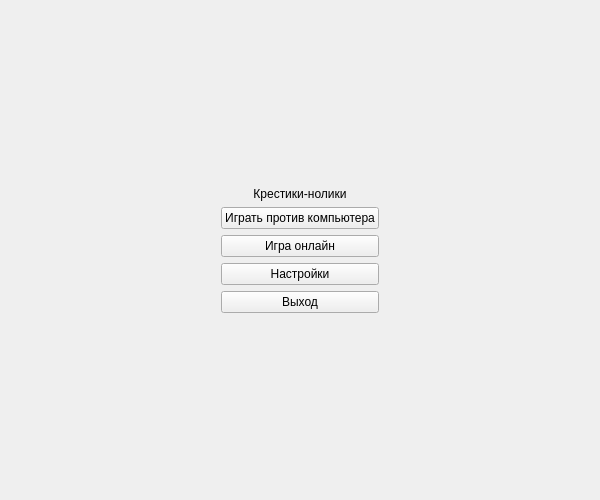
<?xml version="1.0" encoding="UTF-8"?>
<ui version="4.0">
 <class>MainMenu</class>
 <widget class="QWidget" name="MainMenu">
  <property name="geometry">
   <rect>
    <x>0</x>
    <y>0</y>
    <width>600</width>
    <height>500</height>
   </rect>
  </property>
  <layout class="QVBoxLayout" name="verticalLayout_page1">
   <item>
    <spacer name="verticalSpacer_top">
     <property name="orientation">
      <enum>Qt::Orientation::Vertical</enum>
     </property>
     <property name="sizeHint" stdset="0">
      <size>
       <width>20</width>
       <height>40</height>
      </size>
     </property>
    </spacer>
   </item>
   <item>
    <layout class="QHBoxLayout" name="horizontalLayout_menu">
     <item>
      <spacer name="horizontalSpacer_left">
       <property name="orientation">
        <enum>Qt::Orientation::Horizontal</enum>
       </property>
       <property name="sizeHint" stdset="0">
        <size>
         <width>40</width>
         <height>20</height>
        </size>
       </property>
      </spacer>
     </item>
     <item>
      <layout class="QVBoxLayout" name="verticalLayout_buttons">
       <item>
        <widget class="QLabel" name="MainText">
         <property name="text">
          <string>Крестики-нолики</string>
         </property>
         <property name="alignment">
          <set>Qt::AlignmentFlag::AlignCenter</set>
         </property>
        </widget>
       </item>
       <item>
        <widget class="QPushButton" name="btnSingleplayer">
         <property name="text">
          <string>Играть против компьютера</string>
         </property>
        </widget>
       </item>
       <item>
        <widget class="QPushButton" name="btnMultiplayer">
         <property name="text">
          <string>Игра онлайн</string>
         </property>
        </widget>
       </item>
       <item>
        <widget class="QPushButton" name="btnSettings">
         <property name="text">
          <string>Настройки</string>
         </property>
        </widget>
       </item>
       <item>
        <widget class="QPushButton" name="btnExit">
         <property name="text">
          <string>Выход</string>
         </property>
        </widget>
       </item>
      </layout>
     </item>
     <item>
      <spacer name="horizontalSpacer_right">
       <property name="orientation">
        <enum>Qt::Orientation::Horizontal</enum>
       </property>
       <property name="sizeHint" stdset="0">
        <size>
         <width>40</width>
         <height>20</height>
        </size>
       </property>
      </spacer>
     </item>
    </layout>
   </item>
   <item>
    <spacer name="verticalSpacer_bottom">
     <property name="orientation">
      <enum>Qt::Orientation::Vertical</enum>
     </property>
     <property name="sizeHint" stdset="0">
      <size>
       <width>20</width>
       <height>40</height>
      </size>
     </property>
    </spacer>
   </item>
  </layout>
 </widget>
</ui>
